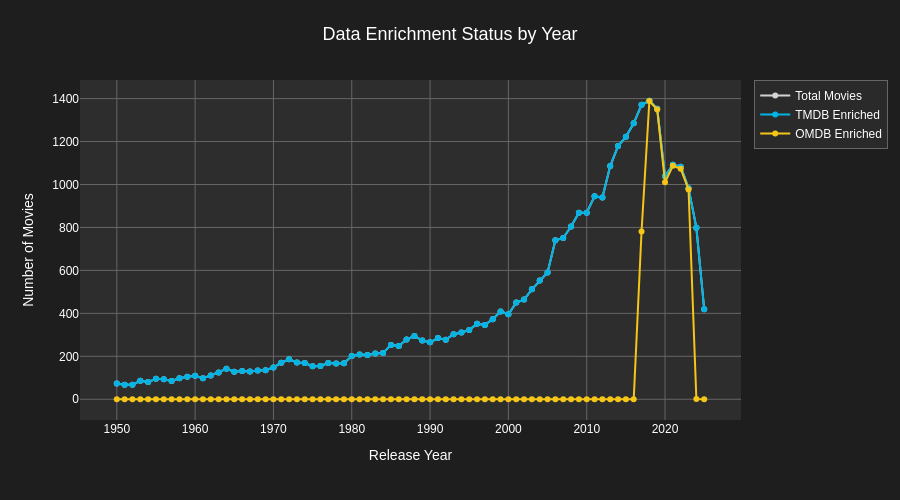

The code cell stored with this chart in its notebook:
### Code cell
# Visualize enrichment status
if len(enrichment_df) > 0:
    # Filter to years with data (optional: adjust range as needed)
    plot_df = enrichment_df[enrichment_df['release_year'] >= 1950].copy()

    fig = go.Figure()

    # Add traces for each enrichment level
    fig.add_trace(go.Scatter(
        x=plot_df['release_year'],
        y=plot_df['total_movies'],
        name='Total Movies',
        mode='lines+markers',
        line=dict(width=2, color='lightgray'),
        marker=dict(size=6)
    ))

    fig.add_trace(go.Scatter(
        x=plot_df['release_year'],
        y=plot_df['enriched_tmdb'],
        name='TMDB Enriched',
        mode='lines+markers',
        line=dict(width=2, color=COLOR_TMDB),
        marker=dict(size=6)
    ))

    fig.add_trace(go.Scatter(
        x=plot_df['release_year'],
        y=plot_df['enriched_omdb'],
        name='OMDB Enriched',
        mode='lines+markers',
        line=dict(width=2, color=COLOR_OMDB),
        marker=dict(size=6)
    ))

    fig.update_layout(
        title='Data Enrichment Status by Year',
        xaxis_title='Release Year',
        yaxis_title='Number of Movies',
        hovermode='x unified',
        height=500
    )

    fig.show()
else:
    print("No data available for visualization.")

### Figure 1 — Plotly figure (JSON) as saved in the notebook; plotly's stock layout.template omitted (floating-point values rounded to 4 significant figures)
{"data": [{"line": {"color": "lightgray", "width": 2}, "marker": {"size": 6}, "mode": "lines+markers", "name": "Total Movies", "type": "scatter", "x": [2025, 2024, 2023, 2022, 2021, 2020, 2019, 2018, 2017, 2016, 2015, 2014, 2013, 2012, 2011, 2010, 2009, 2008, 2007, 2006, 2005, 2004, 2003, 2002, 2001, 2000, 1999, 1998, 1997, 1996, 1995, 1994, 1993, 1992, 1991, 1990, 1989, 1988, 1987, 1986, 1985, 1984, 1983, 1982, 1981, 1980, 1979, 1978, 1977, 1976, 1975, 1974, 1973, 1972, 1971, 1970, 1969, 1968, 1967, 1966, 1965, 1964, 1963, 1962, 1961, 1960, 1959, 1958, 1957, 1956, 1955, 1954, 1953, 1952, 1951, 1950], "y": [419, 799, 983, 1083, 1092, 1038, 1353, 1390, 1371, 1285, 1222, 1179, 1086, 939, 945, 869, 868, 804, 751, 740, 590, 553, 512, 464, 450, 396, 409, 373, 346, 351, 323, 311, 303, 277, 285, 265, 273, 295, 278, 248, 253, 215, 213, 206, 208, 201, 168, 166, 169, 155, 154, 169, 171, 186, 170, 148, 135, 134, 129, 131, 128, 142, 125, 111, 98, 109, 105, 98, 85, 93, 95, 80, 86, 68, 68, 73]}, {"line": {"color": "#01b4e4", "width": 2}, "marker": {"size": 6}, "mode": "lines+markers", "name": "TMDB Enriched", "type": "scatter", "x": [2025, 2024, 2023, 2022, 2021, 2020, 2019, 2018, 2017, 2016, 2015, 2014, 2013, 2012, 2011, 2010, 2009, 2008, 2007, 2006, 2005, 2004, 2003, 2002, 2001, 2000, 1999, 1998, 1997, 1996, 1995, 1994, 1993, 1992, 1991, 1990, 1989, 1988, 1987, 1986, 1985, 1984, 1983, 1982, 1981, 1980, 1979, 1978, 1977, 1976, 1975, 1974, 1973, 1972, 1971, 1970, 1969, 1968, 1967, 1966, 1965, 1964, 1963, 1962, 1961, 1960, 1959, 1958, 1957, 1956, 1955, 1954, 1953, 1952, 1951, 1950], "y": [419, 799, 983, 1083, 1092, 1038, 1353, 1390, 1371, 1285, 1222, 1179, 1086, 939, 945, 869, 868, 804, 751, 740, 590, 553, 512, 464, 450, 396, 409, 373, 346, 351, 323, 311, 303, 277, 285, 265, 273, 295, 278, 248, 253, 215, 213, 206, 208, 201, 168, 166, 169, 155, 154, 169, 171, 186, 170, 148, 135, 134, 129, 131, 128, 142, 125, 111, 98, 109, 105, 98, 85, 93, 95, 80, 86, 68, 68, 73]}, {"line": {"color": "#f5c518", "width": 2}, "marker": {"size": 6}, "mode": "lines+markers", "name": "OMDB Enriched", "type": "scatter", "x": [2025, 2024, 2023, 2022, 2021, 2020, 2019, 2018, 2017, 2016, 2015, 2014, 2013, 2012, 2011, 2010, 2009, 2008, 2007, 2006, 2005, 2004, 2003, 2002, 2001, 2000, 1999, 1998, 1997, 1996, 1995, 1994, 1993, 1992, 1991, 1990, 1989, 1988, 1987, 1986, 1985, 1984, 1983, 1982, 1981, 1980, 1979, 1978, 1977, 1976, 1975, 1974, 1973, 1972, 1971, 1970, 1969, 1968, 1967, 1966, 1965, 1964, 1963, 1962, 1961, 1960, 1959, 1958, 1957, 1956, 1955, 1954, 1953, 1952, 1951, 1950], "y": [0, 1, 977, 1073, 1087, 1010, 1349, 1389, 781, 0, 0, 0, 0, 0, 0, 0, 0, 0, 0, 0, 0, 0, 0, 0, 0, 0, 0, 0, 0, 0, 0, 0, 0, 0, 0, 0, 0, 0, 0, 0, 0, 0, 0, 0, 0, 0, 0, 0, 0, 0, 0, 0, 0, 0, 0, 0, 0, 0, 0, 0, 0, 0, 0, 0, 0, 0, 0, 0, 0, 0, 0, 0, 0, 0, 0, 0]}], "layout": {"height": 500, "hovermode": "x unified", "title": {"text": "Data Enrichment Status by Year"}, "xaxis": {"title": {"text": "Release Year"}}, "yaxis": {"title": {"text": "Number of Movies"}}}}
